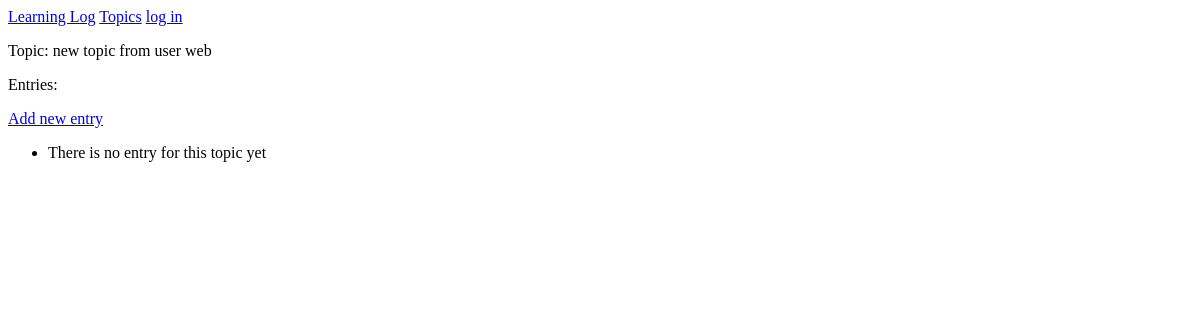
/topics/4/, run on an earlier commit of the app's database.
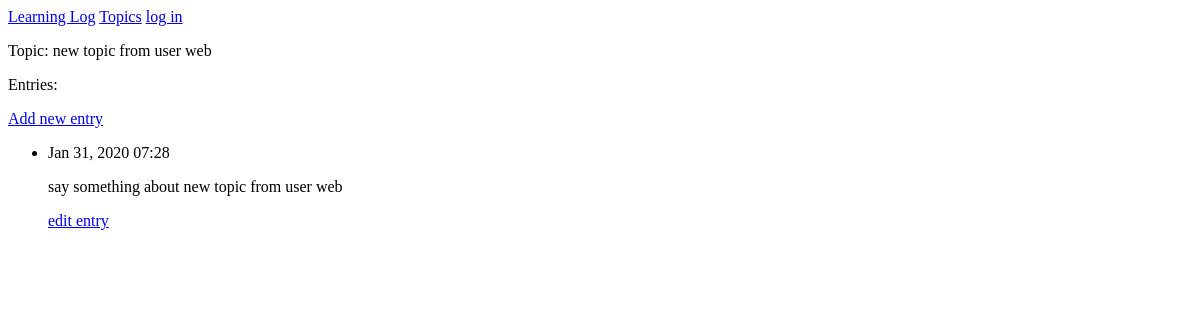
And on a later commit of the database.
### learning_logs/models.py (models this page shows, shortened)
class Entry(models.Model):
    topic = models.ForeignKey(Topic, on_delete=models.CASCADE)
    text = models.TextField()
    date_added = models.DateTimeField(auto_now_add=True)
    class Meta:
        verbose_name_plural = 'entries'

### learning_logs/views.py (the view)
# urls.py: url(r'^topics/(?P<topic_id>\d+)/$', views.topic, name='topic'),
def topic(request, topic_id):
    topic = Topic.objects.get(id=topic_id)
    entries = topic.entry_set.order_by('-date_added')
    context = {'topic': topic, 'entries': entries}
    return render(request, 'learning_logs/topic.html', context)

### learning_logs/models.py (called while the page is built)
    def __str__(self):
        return self.text

### templates/learning_logs/topic.html
{% extends "learning_logs/base.html" %}
{% block content %}
    <p>Topic: {{topic}}</p>
    <p>Entries: </p>
    <p>
        <a href="{% url 'learning_logs:new_entry' topic.id %}">Add new entry</a>
    </p>
    <ul>
        {% for entry in entries %}
            <li>
                <p>{{ entry.date_added | date:'M d, Y H:i' }}</p>
                <p>{{ entry.text | linebreaks }}</p>
                <p>
                    <a href="{% url 'learning_logs:edit_entry' entry.id %}">edit entry</a>
                </p>
            </li>
        {% empty %}
            <li>There is no entry for this topic yet</li>
        {% endfor %}
    </ul>
{% endblock content %}

What changed in the data, as far as the page shows it:
added Entry: date_added "Jan 31, 2020 07:28", text "say something about new topic from user web"
Also different on the page:
text no longer shown: "There is no entry for this topic yet"
